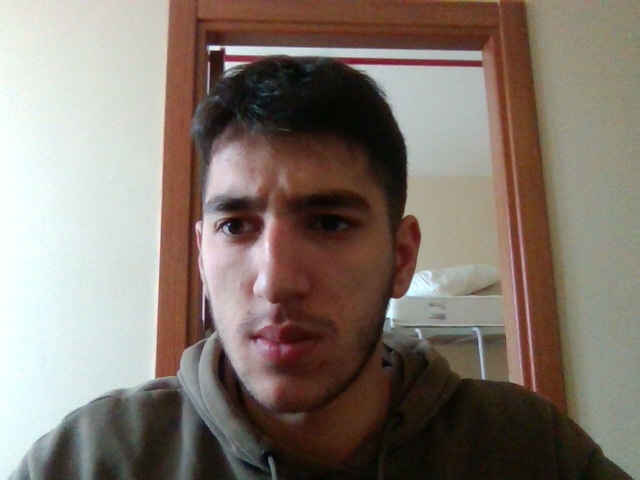
#> input picture Examples/Videodan_frame_yakalama/frame_0.jpg, 640 x 480 px, found by its file name
$ python histogram.py
#> lines starting #> are read from the running program, lines starting #| are printed output that depends on the picture
import cv2
import numpy as np
from matplotlib import pyplot as plt

#img = np.zeros((500,500),np.uint8)
img = cv2.imread("C:\\Egitim\\OpenCV\\Exams\\Videodan_frame_yakalama\\frame_0.jpg")# sonuna 0 paramaetresi atanırsa bu onun siyah-beyaz yapar
#> img is the input picture: shape (480, 640, 3); mean B, G, R 111.6, 120.7, 132.2
#cv2.rectangle(img,(0,60),(200,150),(255,255,255), -1)
b,g,r=cv2.split(img)
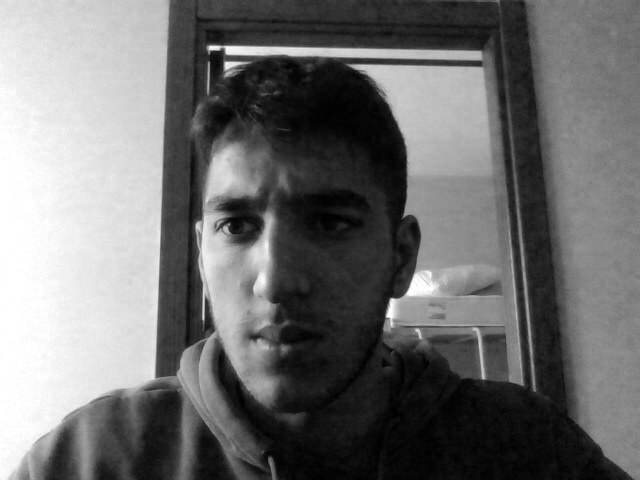
#> b: shape (480, 640); min 0, max 255, mean 111.6
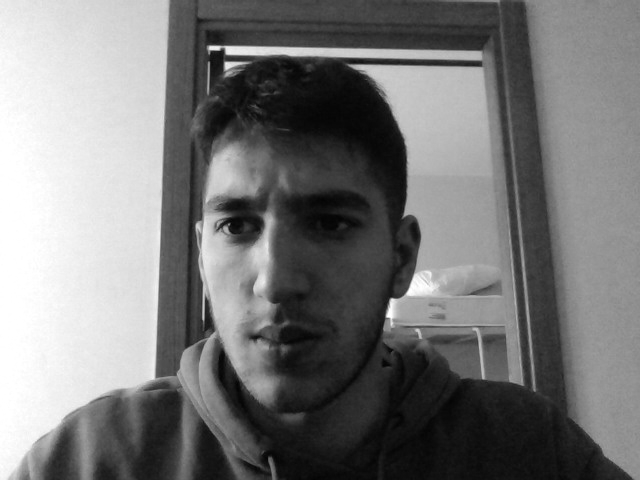
#> g: shape (480, 640); min 2, max 255, mean 120.7
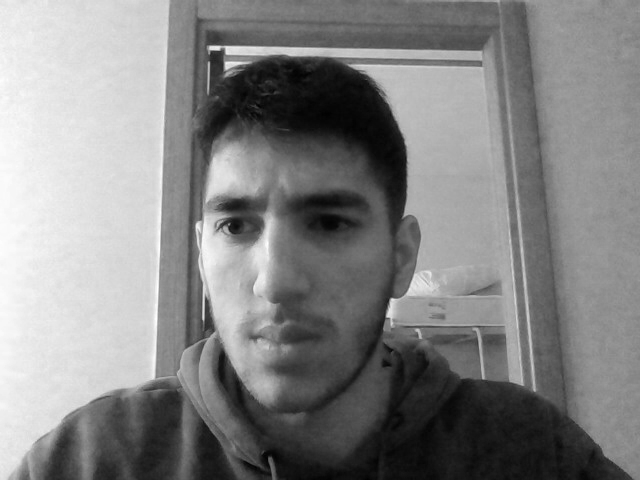
#> r: shape (480, 640); min 0, max 255, mean 132.2

cv2.imshow("img", img)
plt.hist(b.ravel(),256,[0,256]) # matrisi tek bir satıra döker
plt.hist(g.ravel(),256,[0,256])
plt.hist(r.ravel(),256,[0,256])
plt.show()
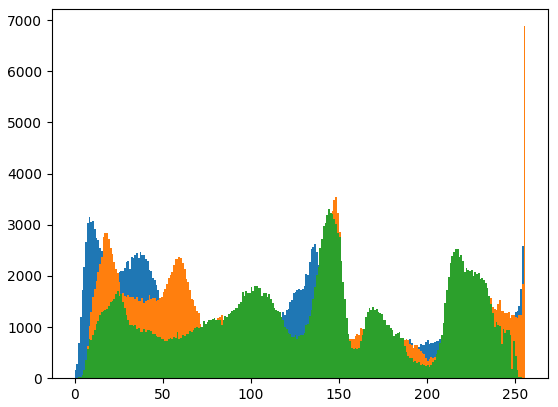
#> figure drawn by matplotlib, 1 panel; tallest bar 5551 high, from x = 255 to 256; tallest bar 6881 high, from x = 255 to 256; tallest bar 3309 high, from x = 144 to 145
cv2.waitKey(0)
cv2.destroyAllWindows()
